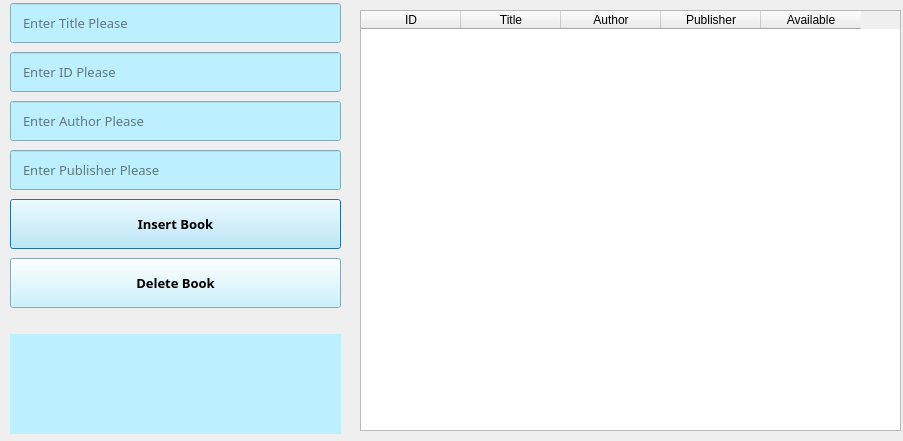
<?xml version="1.0" encoding="UTF-8"?>
<ui version="4.0">
 <class>ViewBook</class>
 <widget class="QDialog" name="ViewBook">
  <property name="geometry">
   <rect>
    <x>0</x>
    <y>0</y>
    <width>903</width>
    <height>441</height>
   </rect>
  </property>
  <property name="windowTitle">
   <string>Dialog</string>
  </property>
  <widget class="QWidget" name="layoutWidget">
   <property name="geometry">
    <rect>
     <x>360</x>
     <y>10</y>
     <width>541</width>
     <height>421</height>
    </rect>
   </property>
   <layout class="QVBoxLayout" name="verticalLayout">
    <item>
     <widget class="QTableWidget" name="tableWidget">
      <column>
       <property name="text">
        <string>ID</string>
       </property>
      </column>
      <column>
       <property name="text">
        <string>Title</string>
       </property>
      </column>
      <column>
       <property name="text">
        <string>Author</string>
       </property>
      </column>
      <column>
       <property name="text">
        <string>Publisher</string>
       </property>
      </column>
      <column>
       <property name="text">
        <string>Available</string>
       </property>
      </column>
     </widget>
    </item>
   </layout>
  </widget>
  <widget class="QWidget" name="layoutWidget">
   <property name="geometry">
    <rect>
     <x>10</x>
     <y>0</y>
     <width>331</width>
     <height>441</height>
    </rect>
   </property>
   <layout class="QVBoxLayout" name="verticalLayout_2">
    <item>
     <widget class="QLineEdit" name="Title_lineEdit">
      <property name="minimumSize">
       <size>
        <width>0</width>
        <height>40</height>
       </size>
      </property>
      <property name="font">
       <font>
        <family>Yu Gothic UI Semilight</family>
        <pointsize>10</pointsize>
       </font>
      </property>
      <property name="styleSheet">
       <string notr="true">QLineEdit{
padding-left:10px;
background-color: #bcf0ff;
}</string>
      </property>
      <property name="placeholderText">
       <string>Enter Title Please</string>
      </property>
     </widget>
    </item>
    <item>
     <widget class="QLineEdit" name="ID_lineEdit_2">
      <property name="minimumSize">
       <size>
        <width>0</width>
        <height>40</height>
       </size>
      </property>
      <property name="font">
       <font>
        <family>Yu Gothic UI Semilight</family>
        <pointsize>10</pointsize>
       </font>
      </property>
      <property name="styleSheet">
       <string notr="true">QLineEdit{
background-color: #bcf0ff;
padding-left:10px;
}</string>
      </property>
      <property name="placeholderText">
       <string>Enter ID Please</string>
      </property>
     </widget>
    </item>
    <item>
     <widget class="QLineEdit" name="Author_lineEdit">
      <property name="minimumSize">
       <size>
        <width>0</width>
        <height>40</height>
       </size>
      </property>
      <property name="font">
       <font>
        <family>Yu Gothic UI Semilight</family>
        <pointsize>10</pointsize>
       </font>
      </property>
      <property name="styleSheet">
       <string notr="true">QLineEdit{
padding-left:10px;
background-color: #bcf0ff;
}</string>
      </property>
      <property name="placeholderText">
       <string>Enter Author Please</string>
      </property>
     </widget>
    </item>
    <item>
     <widget class="QLineEdit" name="Publisher_lineEdit">
      <property name="minimumSize">
       <size>
        <width>0</width>
        <height>40</height>
       </size>
      </property>
      <property name="font">
       <font>
        <family>Yu Gothic UI Semilight</family>
        <pointsize>10</pointsize>
       </font>
      </property>
      <property name="styleSheet">
       <string notr="true">
QLineEdit{
background-color: #bcf0ff;
padding-left:10px;
}</string>
      </property>
      <property name="placeholderText">
       <string>Enter Publisher Please</string>
      </property>
     </widget>
    </item>
    <item>
     <widget class="QPushButton" name="InsertBook_pushButton">
      <property name="minimumSize">
       <size>
        <width>0</width>
        <height>50</height>
       </size>
      </property>
      <property name="font">
       <font>
        <family>Yu Gothic UI Semibold</family>
        <pointsize>10</pointsize>
        <weight>75</weight>
        <bold>true</bold>
       </font>
      </property>
      <property name="styleSheet">
       <string notr="true">QPushButton{
background-color: #bcf0ff;}</string>
      </property>
      <property name="text">
       <string>Insert Book</string>
      </property>
     </widget>
    </item>
    <item>
     <widget class="QPushButton" name="DeleteBook_pushButton_2">
      <property name="minimumSize">
       <size>
        <width>0</width>
        <height>50</height>
       </size>
      </property>
      <property name="font">
       <font>
        <family>Yu Gothic UI Semibold</family>
        <pointsize>10</pointsize>
        <weight>75</weight>
        <bold>true</bold>
       </font>
      </property>
      <property name="styleSheet">
       <string notr="true">QPushButton{
background-color: #bcf0ff;}</string>
      </property>
      <property name="text">
       <string>Delete Book</string>
      </property>
     </widget>
    </item>
    <item>
     <spacer name="verticalSpacer">
      <property name="orientation">
       <enum>Qt::Vertical</enum>
      </property>
      <property name="sizeType">
       <enum>QSizePolicy::Maximum</enum>
      </property>
      <property name="sizeHint" stdset="0">
       <size>
        <width>329</width>
        <height>17</height>
       </size>
      </property>
     </spacer>
    </item>
    <item>
     <widget class="QLabel" name="Result_label">
      <property name="sizePolicy">
       <sizepolicy hsizetype="Preferred" vsizetype="Maximum">
        <horstretch>0</horstretch>
        <verstretch>0</verstretch>
       </sizepolicy>
      </property>
      <property name="minimumSize">
       <size>
        <width>0</width>
        <height>100</height>
       </size>
      </property>
      <property name="font">
       <font>
        <family>Yu Gothic UI Semibold</family>
        <pointsize>11</pointsize>
        <weight>75</weight>
        <bold>true</bold>
       </font>
      </property>
      <property name="styleSheet">
       <string notr="true">QLabel{background-color: #bcf0ff;padding-left:10px;}</string>
      </property>
      <property name="text">
       <string/>
      </property>
     </widget>
    </item>
   </layout>
  </widget>
 </widget>
 <resources/>
 <connections/>
</ui>
